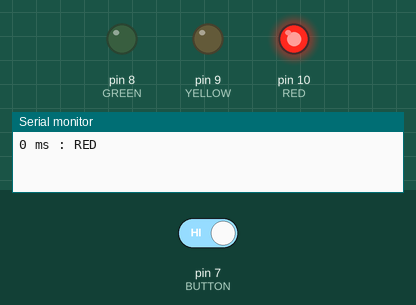
Recording of a sketch running on a simulated Arduino Uno, built with avr-gcc and run on an emulated ATmega328P. Shown: output pins drawn as LEDs (lit = HIGH), the last lines printed to the serial monitor. The test bench sets the inputs (shaded band); at power-on: pin 7 (BUTTON) HIGH.

Above: at 1.2 s.
1.3 s: pin 7 (BUTTON) driven LOW
At 8.3 s:
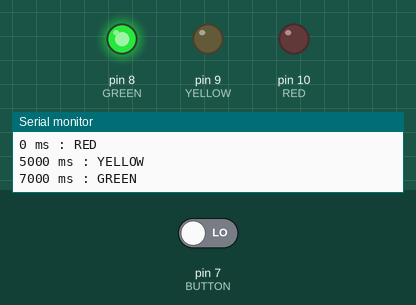
12.5 s: pin 7 (BUTTON) driven HIGH
At 24.9 s:
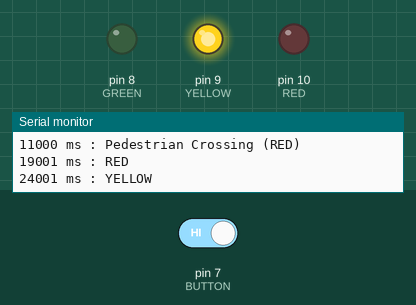
Timing chart, 0 to 31.5 s (numbered marks = the images above; inputs shaded):
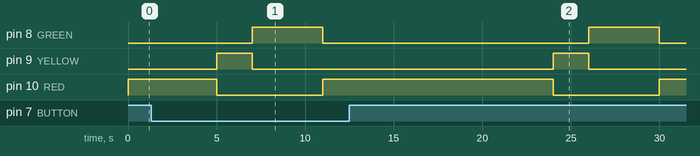

The sketch:

traffic_light.ino
```cpp
/*
-------------------------------------------------------
Project      : Traffic Light Controller
Author       : Priyanshu Yadav
Roll Number  : 24BCA037
Description  :
Traffic light simulation with pedestrian crossing.
-------------------------------------------------------
*/

const int RED = 10;
const int YELLOW = 9;
const int GREEN = 8;
const int BUTTON = 7;

void setup() {

  pinMode(RED, OUTPUT);
  pinMode(YELLOW, OUTPUT);
  pinMode(GREEN, OUTPUT);

  pinMode(BUTTON, INPUT_PULLUP);

  Serial.begin(9600);
}

void loop() {

  // Check Pedestrian Button
  if (digitalRead(BUTTON) == LOW) {

    digitalWrite(GREEN, LOW);
    digitalWrite(YELLOW, LOW);
    digitalWrite(RED, HIGH);

    Serial.print(millis());
    Serial.println(" ms : Pedestrian Crossing (RED)");

    delay(8000);

    return;
  }

  // RED
  digitalWrite(RED, HIGH);
  digitalWrite(YELLOW, LOW);
  digitalWrite(GREEN, LOW);

  Serial.print(millis());
  Serial.println(" ms : RED");

  delay(5000);

  // YELLOW
  digitalWrite(RED, LOW);
  digitalWrite(YELLOW, HIGH);
  digitalWrite(GREEN, LOW);

  Serial.print(millis());
  Serial.println(" ms : YELLOW");

  delay(2000);

  // GREEN
  digitalWrite(RED, LOW);
  digitalWrite(YELLOW, LOW);
  digitalWrite(GREEN, HIGH);

  Serial.print(millis());
  Serial.println(" ms : GREEN");

  delay(4000);
}
```

Measured:
- after the input at 12.5 s, pin 8 (GREEN): LOW → HIGH after 13.5 s, → LOW 4.0 s later; pin 9 (YELLOW): LOW → HIGH after 11.5 s, → LOW 2.0 s later; pin 10 (RED): HIGH → LOW after 11.5 s, → HIGH 6.0 s later
